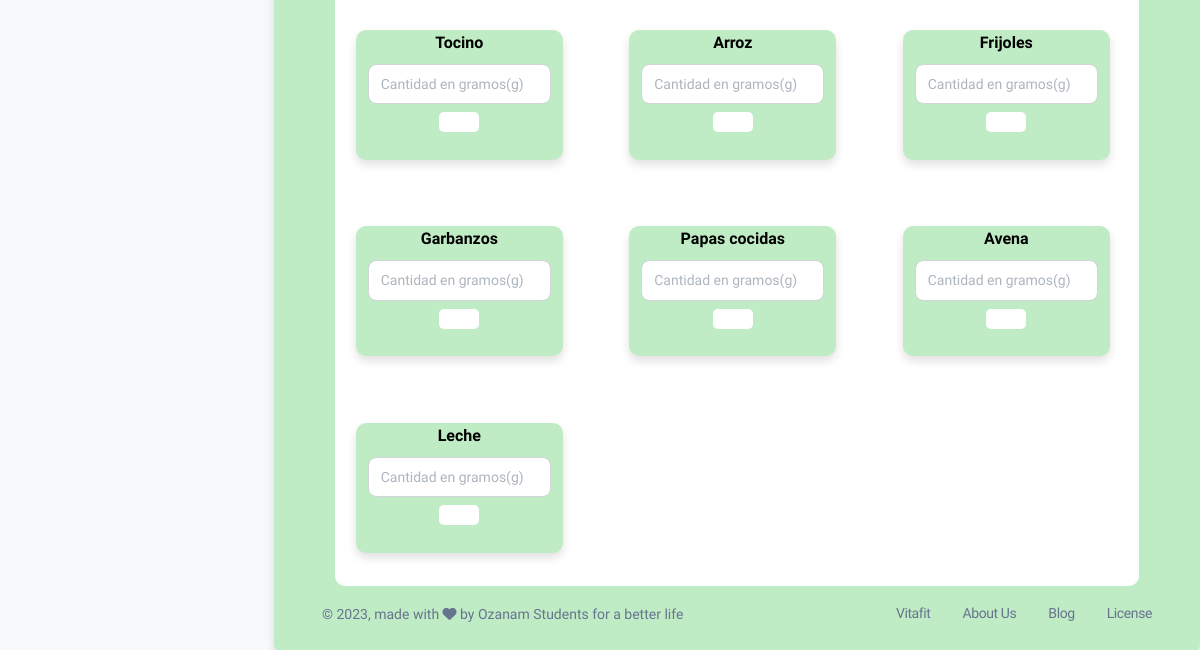
The page /dashboard.php?mod=rutina_gen (signed in, lower part) on the database as committed earlier.
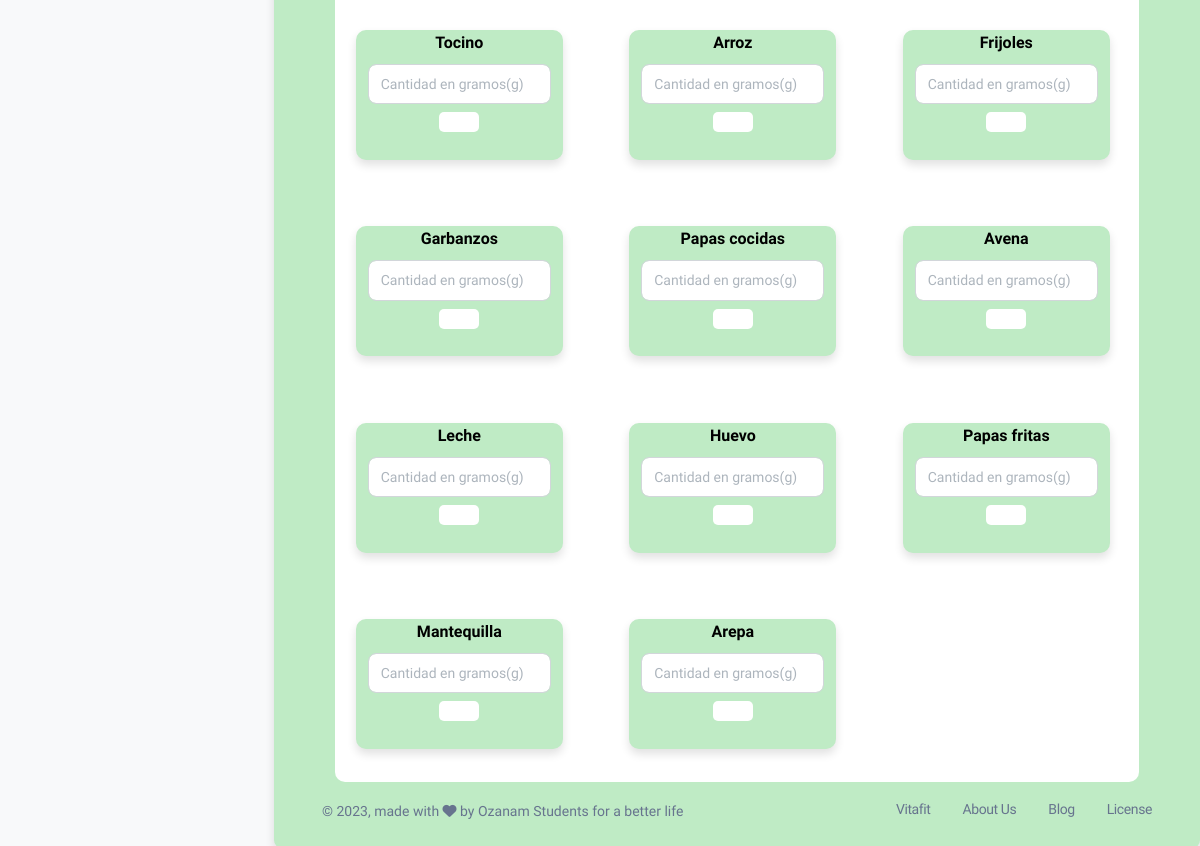
The same page on the database as committed later.
### tables this page shows
CREATE TABLE `macros` (
  `id_alimentos` int(1) NOT NULL,
  `proteina` float NOT NULL,
  `grasas` float NOT NULL,
  `carbohidratos` float NOT NULL,
  `calorias` float NOT NULL,
  `fibra` float NOT NULL,
  `nombre_alimento` varchar(30) NOT NULL
);

### modulos/macros/menu_alimentos.php (the view, shortened to what this page needs)
<center>
<div class="col-md-12" id="generar">
<div class="recetas col-md-11">
<div class="row">
    <?php
      include "conexion.php";
      if (isset($_SESSION['documento'])){
      if(isset($_POST['btn_consulta'])){
      $dato=$_POST["txtconsulta"];
      $consulta=mysqli_query($conexion,"SELECT * FROM macros WHERE nombre_alimento LIKE '%$dato%';") or die ($conexion."Error en la consulta");
      $cantidad = mysqli_num_rows($consulta);
      if($cantidad > 0){
      while($fila=mysqli_fetch_array($consulta)){
        ?>
        <br>
        <br><br>
        <div class="receta col-md-3 col-lg-3 col-sm-3 col-xs-3 shadow-md">
        <div class="nombre_receta">
          <h6><?php echo $fila['nombre_alimento'];?></h6>
        </div>
        <form method="post"action="codigo_agregar_calculo.php">
            <input type="text" class="form-control" name="id_alimento" value="<?php echo $fila['id_alimentos'];?>" hidden>
            <input type="text" class="form-control" name="cantidad_alimento" placeholder="Cantidad en gramos(g)"required>
            <button type="submit" class="btn_consulta col-md-2" name="btn_calculo"></button>
        </form>
        </div>
        <?php
      }
      }
      }
      else{
        $dato='';
        $consulta=mysqli_query($conexion,"SELECT * FROM macros WHERE nombre_alimento LIKE '%$dato%';") or die ($conexion."Error en la consulta");
        $cantidad = mysqli_num_rows($consulta);
        if($cantidad > 0){
        while($fila=mysqli_fetch_array($consulta)){
          ?>
          <br>
          <br><br>
          <div class="receta col-md-3 col-lg-3 col-sm-3 col-xs-3 shadow-md">
          <div class="nombre_receta">
            <h6><?php echo $fila['nombre_alimento'];?></h6>
          </div>
          <form method="post"action="codigo_agregar_calculo.php">
            <input type="text" class="form-control" name="cantidad_alimento" placeholder="Cantidad en gramos(g)"required>
            <button type="submit" class="btn_consulta col-md-2" name="btn_calculo"></button>
          </form>
          </div>
          <?php
        }
      }
      }
      }
    ?>
</div>
</div>
</div>
</center>

### dashboard.php (shortened to what this page needs)
<!DOCTYPE html>
<html lang="es">
<head>
  <link rel="stylesheet" href="https://unpkg.com/boxicons@2.1.3/css/boxicons.min.css">
  <link href="dashboard/assets/css/nucleo-svg.css" rel="stylesheet" />
  <link id="pagestyle" href="dashboard/assets/css/dashboards.css?v=1.0.7" rel="stylesheet" />
</head>
<body class="g-sidenav-show  bg-gray-100">
  <aside class="sidenav navbar navbar-vertical navbar-expand-xs border-0 border-radius-xl my-3 fixed-start ms-3 " id="sidenav-main">
  </aside>
  <main class="main-content position-relative border-radius-lg ">
    <div class="container-fluid py-4 shadow border-radius-md" style=" background-color: #BFEBC5;">
      <?php
        if(@ $_GET['mod']=="")
        {
          require_once("modulos/inicio.php");
        }
        else
            if(@ $_GET['mod']=="inicio")
            {
              require_once("modulos/inicio.php");
            }
            else
                if(@ $_GET['mod']=="recetas")
                {
                  require_once("modulos/recetas.php");
                }
                else
                    if(@ $_GET['mod']=="rutinas")
                    {
                      require_once("modulos/rutinas/rutinas.php");
                    }
                    else
                        if(@ $_GET['mod']=="p_alimenticio")
                        {
                          require_once("modulos/p_alimenticio.php");
                        }
                        else
                            if(@ $_GET['mod']=="seguimiento")
                            {
                              require_once("modulos/seguimiento.php");
                            }
                            else
                                if(@ $_GET['mod']=="cuenta")
                                {
                                  require_once("modulos/cuenta.php");
                                }
                                else
                                    if(@ $_GET['mod']=="calendario")
                                    {
                                      require_once("modulos/calendario.php");
                                    }
                                    else
                                        if(@ $_GET['mod']=="calculadora")
                                        {
                                          require_once("modulos/macros/calculadora.php");
                                        }
                                        else
                                            if(@ $_GET['mod']=="usuarios")
                                            {
                                              require_once("modulos/usuarios.php");
                                            }
                                            else
                                                if(@ $_GET['mod']=="gestionar")
                                                {
                                                  require_once("modulos/gestionar.php");
                                                }
                                                else
                                                  if(@ $_GET['mod']=="info_receta")
                                                  {
                                                    require_once("modulos/info_receta.php");
                                                  }
                                                  else
                                                    if(@ $_GET['mod']=="selector_rutina")
                                                    {
                                                      require_once("modulos/rutinas/selector_rutina.php");
                                                    }
                                                    else
                                                      if(@ $_GET['mod']=="menu_alimentos")
                                                      {
                                                        require_once("modulos/macros/menu_alimentos.php");
                                                      }
                                                      else
                                                        if(@ $_GET['mod']=="rutina_gen")
                                                        {
                                                          require_once("modulos/macros/menu_alimentos.php");
                                                        }
      ?>
      <footer class="footer pt-3  ">
        <div class="container-fluid">
          <div class="row align-items-center justify-content-lg-between">
            <div class="col-lg-6 mb-lg-0 mb-4">
              <div class="copyright text-center text-sm text-muted text-lg-start">
                © ,
                made with <i class="fa fa-heart"></i> by Ozanam Students for a better life
              </div>
            </div>
            <div class="col-lg-6">
              <ul class="nav nav-footer justify-content-center justify-content-lg-end">
                <li class="nav-item">
                  <a href="https://instagram.com/vitafit_fo" class="nav-link text-muted" target="_blank">Vitafit</a>
                </li>
                <li class="nav-item">
                  <a href="https://www.creative-tim.com/presentation" class="nav-link text-muted" target="_blank">About Us</a>
                </li>
                <li class="nav-item">
                  <a href="https://www.creative-tim.com/blog" class="nav-link text-muted" target="_blank">Blog</a>
                </li>
                <li class="nav-item">
                  <a href="https://www.creative-tim.com/license" class="nav-link pe-0 text-muted" target="_blank">License</a>
                </li>
              </ul>
            </div>
          </div>
        </div>
      </footer>
    </div>
  </main>
</body>
</html>

### modulos/macros/menu_alimentos.php (style rules this page uses)
.recetas { background-color:white ; border-radius: 10px; }

Rows that differ between the two databases and show on the page:
added macros: nombre_alimento "Huevo"
added macros: nombre_alimento "Papas fritas"
added macros: nombre_alimento "Mantequilla"
added macros: nombre_alimento "Arepa"
